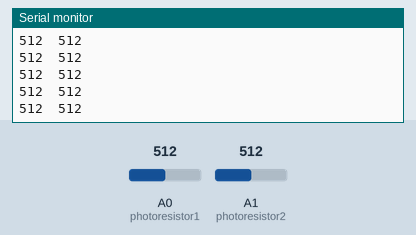
Recording of a sketch running on a simulated Arduino Uno, built with avr-gcc and run on an emulated ATmega328P. On the bench: the last lines printed to the serial monitor. The inputs (shaded band) are chosen by the test bench; at power-on: A0 (photoresistor1) = 512, A1 (photoresistor2) = 512.

Above: at 10.2 s.
10.3 s: A0 (photoresistor1) set to 983
At 10.8 s:
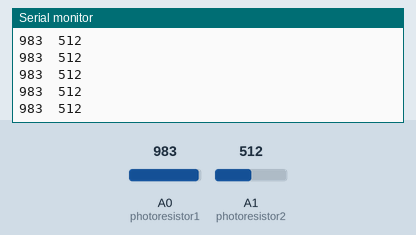
11.8 s: A0 (photoresistor1) set to 1010
At 12.8 s:
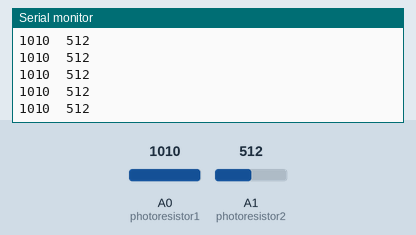
Timing chart, 0 to 14.3 s (numbered marks = the images above; inputs shaded):
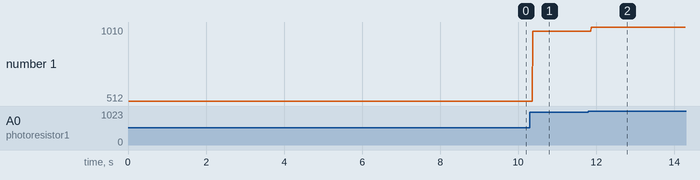

Measured:
- after the input at 10.3 s, the serial monitor: prints a new line after 0.08 s (image 1)
- after the input at 11.8 s, the serial monitor: prints a new line after 0.07 s (image 2)
- plotted number 1: 512 → 983 after the input at 10.3 s, 983 → 1010 after the input at 11.8 s

The sketch:

Photoresistor_Test.ino
```cpp
/* Photoresistor Hardware Test Code */

  //Photoresistor Input Values
  int photoresistor1 = A0; //Left
  int photoresistor2 = A1; //Right

  //Values of Photoresistors
  int value1;
  int value2;

void setup() {

  // set pin modes
  pinMode(photoresistor1, INPUT);
  pinMode(photoresistor2, INPUT);

  Serial.begin(9600);
  Serial.println("Value1  Value2");

}

void loop() {

  // read photoresistor values
  value1 = analogRead(photoresistor1);
  value2 = analogRead(photoresistor2);

  //Print results to Serial Monitor
  Serial.print(value1);
  Serial.print("  ");
  Serial.print(value2);
  Serial.println("  ");

}
```
